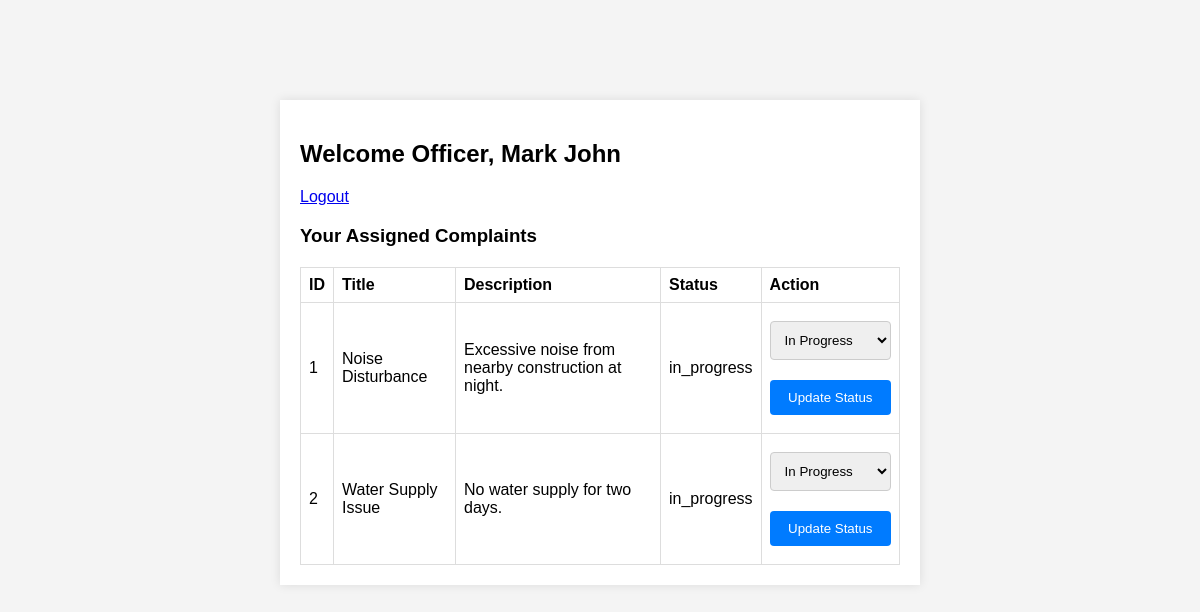
The page /officer_dashboard.php (signed in) on the database its author committed.
### tables this page shows
CREATE TABLE `complaints` (
  `id` int(11) NOT NULL,
  `resident_id` int(11) DEFAULT NULL,
  `title` varchar(255) DEFAULT NULL,
  `description` text DEFAULT NULL,
  `status` enum('pending','in_progress','resolved') DEFAULT 'pending',
  `created_at` timestamp NOT NULL DEFAULT current_timestamp(),
  `description_encrypted` blob DEFAULT NULL,
  `assigned_officer_id` int(11) DEFAULT NULL
);

### officer_dashboard.php (the view, shortened to what this page needs)
<?php
$user = $_SESSION['user'];
require_once 'config.php';
?>
<!DOCTYPE html>
<html>
<head>
    <link rel="stylesheet" href="styles.css">
</head>
<body>
<div class="dashboard-container">
    <h2>Welcome Officer, <?php echo htmlspecialchars($user['first_name']); ?></h2>
    <a href="logout.php">Logout</a>
    <h3>Your Assigned Complaints</h3>
    <table>
        <tr><th>ID</th><th>Title</th><th>Description</th><th>Status</th><th>Action</th></tr>
        <?php
        $stmt = $conn->prepare("SELECT * FROM complaints WHERE assigned_officer_id = ?");
        $stmt->bind_param("i", $user['id']);
        $stmt->execute();
        $result = $stmt->get_result();
        while ($row = $result->fetch_assoc()):
        ?>
        <tr>
            <td><?= $row['id'] ?></td>
            <td><?= htmlspecialchars($row['title']) ?></td>
            <td><?= htmlspecialchars($row['description']) ?></td>
            <td><?= $row['status'] ?></td>
            <td>
                <form action="update_complaint.php" method="post">
                    <select name="new_status">
                        <option value="in_progress" <?= $row['status']=='in_progress'?'selected':'' ?>>In Progress</option>
                    </select>
                    <button type="submit">Update Status</button>
                </form>
            </td>
        </tr>
        <?php endwhile; ?>
    </table>
</div>
</body>
</html>

### styles.css (style rules this page uses)
body { font-family: Arial, sans-serif; background-color: #f4f4f4; margin: 0; padding: 0; }
.login-container, .dashboard-container { width: 600px; margin: 100px auto; padding: 20px; background: white; box-shadow: 0 0 10px rgba(0,0,0,0.1); }
input, textarea, select, button { width: 100%; padding: 10px; margin: 10px 0; border: 1px solid #ccc; border-radius: 4px; }
button { background: #007BFF; color: white; border: none; cursor: pointer; }
table { width: 100%; border-collapse: collapse; margin-top: 20px; }
th, td { border: 1px solid #ddd; padding: 8px; text-align: left; }

### rows shown on the page
complaints: id "1", title "Noise Disturbance", description "Excessive noise from nearby construction at night.", status "in_progress", new_status "In Progress"
complaints: id "2", title "Water Supply Issue", description "No water supply for two days.", status "in_progress", new_status "In Progress"

### other values the page prints
$user['first_name'] "Mark John"
